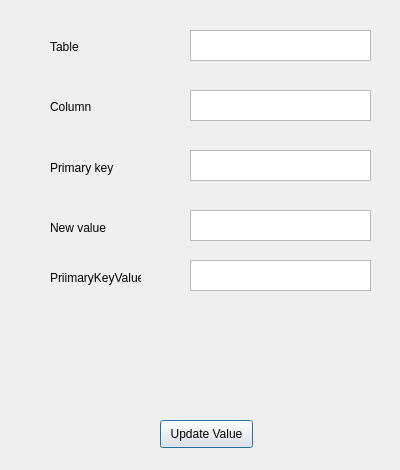
<?xml version="1.0" encoding="UTF-8"?>
<ui version="4.0">
 <class>Dialog</class>
 <widget class="QDialog" name="Dialog">
  <property name="geometry">
   <rect>
    <x>0</x>
    <y>0</y>
    <width>400</width>
    <height>470</height>
   </rect>
  </property>
  <property name="windowTitle">
   <string>Dialog</string>
  </property>
  <widget class="QTextEdit" name="Column">
   <property name="geometry">
    <rect>
     <x>190</x>
     <y>90</y>
     <width>181</width>
     <height>31</height>
    </rect>
   </property>
  </widget>
  <widget class="QLabel" name="label">
   <property name="geometry">
    <rect>
     <x>50</x>
     <y>100</y>
     <width>47</width>
     <height>13</height>
    </rect>
   </property>
   <property name="text">
    <string>Column</string>
   </property>
  </widget>
  <widget class="QTextEdit" name="Table">
   <property name="geometry">
    <rect>
     <x>190</x>
     <y>30</y>
     <width>181</width>
     <height>31</height>
    </rect>
   </property>
  </widget>
  <widget class="QLabel" name="label_2">
   <property name="geometry">
    <rect>
     <x>50</x>
     <y>40</y>
     <width>47</width>
     <height>13</height>
    </rect>
   </property>
   <property name="text">
    <string>Table</string>
   </property>
  </widget>
  <widget class="QTextEdit" name="PrimaryKey">
   <property name="geometry">
    <rect>
     <x>190</x>
     <y>150</y>
     <width>181</width>
     <height>31</height>
    </rect>
   </property>
  </widget>
  <widget class="QLabel" name="label_3">
   <property name="geometry">
    <rect>
     <x>50</x>
     <y>160</y>
     <width>71</width>
     <height>16</height>
    </rect>
   </property>
   <property name="text">
    <string>Primary key</string>
   </property>
  </widget>
  <widget class="QTextEdit" name="newValue">
   <property name="geometry">
    <rect>
     <x>190</x>
     <y>210</y>
     <width>181</width>
     <height>31</height>
    </rect>
   </property>
  </widget>
  <widget class="QLabel" name="label_4">
   <property name="geometry">
    <rect>
     <x>50</x>
     <y>220</y>
     <width>71</width>
     <height>16</height>
    </rect>
   </property>
   <property name="text">
    <string>New value</string>
   </property>
  </widget>
  <widget class="QPushButton" name="UpdateButton">
   <property name="geometry">
    <rect>
     <x>160</x>
     <y>420</y>
     <width>93</width>
     <height>28</height>
    </rect>
   </property>
   <property name="text">
    <string>Update Value</string>
   </property>
  </widget>
  <widget class="QTextEdit" name="PrimaryKeyValue">
   <property name="geometry">
    <rect>
     <x>190</x>
     <y>260</y>
     <width>181</width>
     <height>31</height>
    </rect>
   </property>
  </widget>
  <widget class="QLabel" name="label_5">
   <property name="geometry">
    <rect>
     <x>50</x>
     <y>270</y>
     <width>91</width>
     <height>16</height>
    </rect>
   </property>
   <property name="text">
    <string>PriimaryKeyValue</string>
   </property>
  </widget>
 </widget>
 <resources/>
 <connections/>
</ui>
